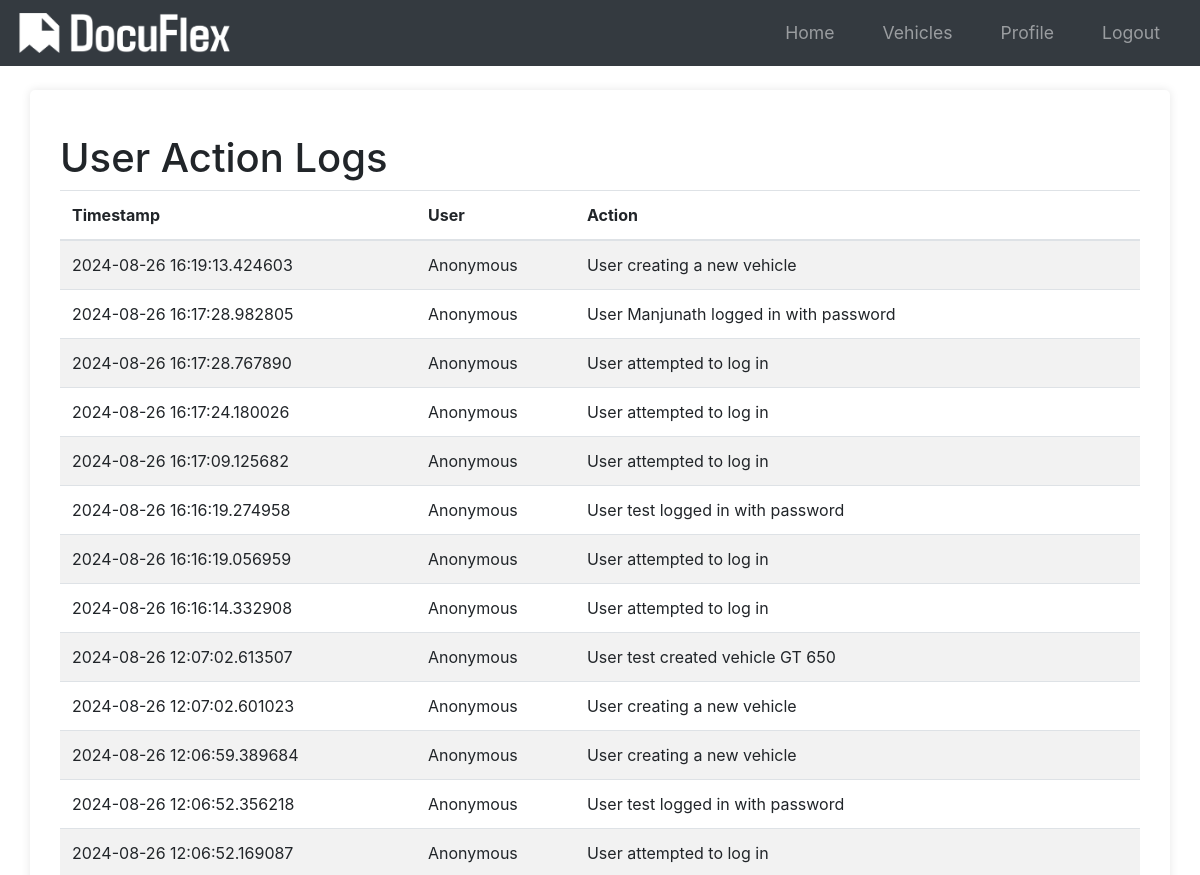
The page /logs (signed in, upper part) on the database as committed earlier.
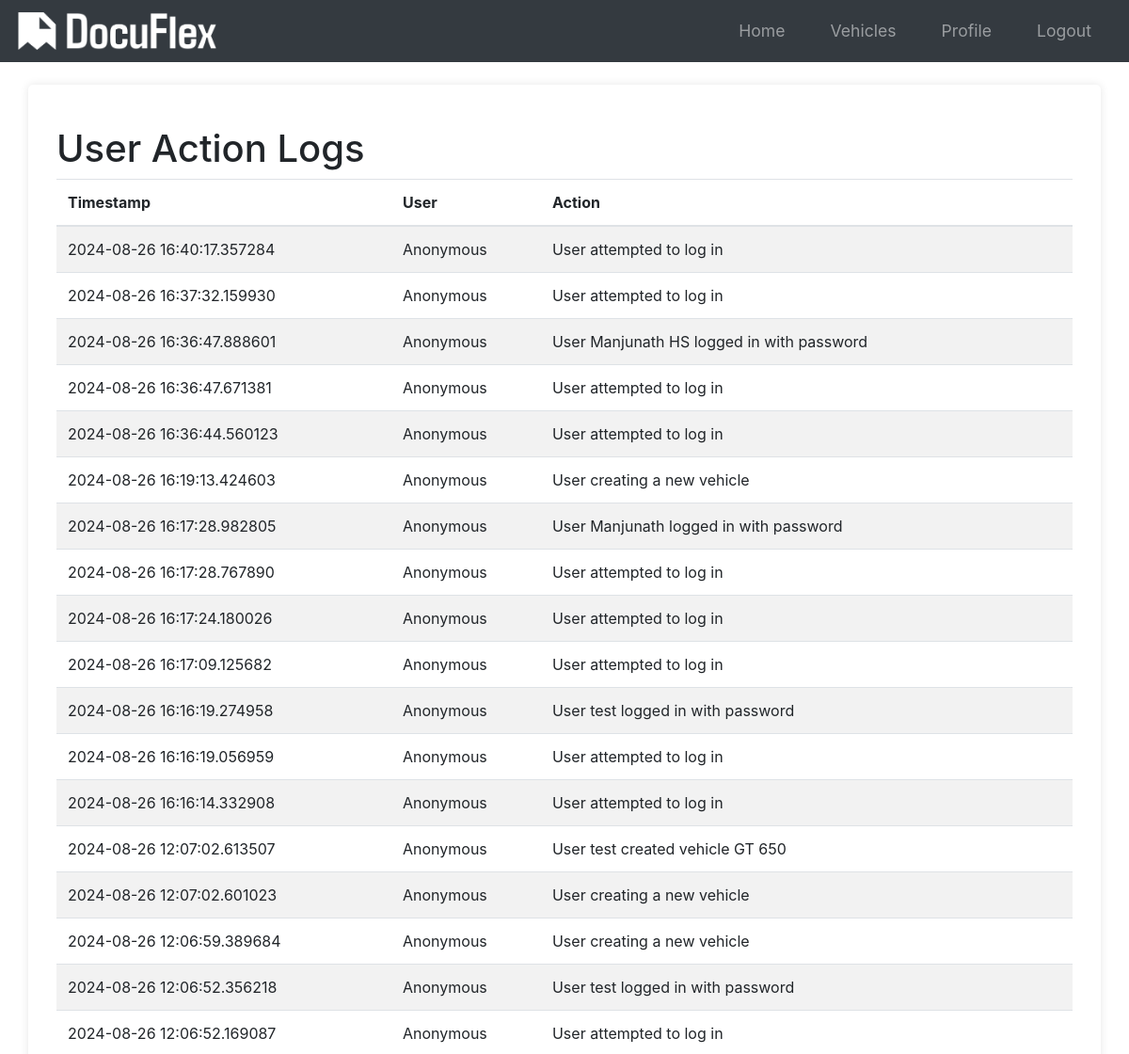
The same page on the database as committed later.
### app/models.py (models this page shows, shortened)
class Log(db.Model):
    id = db.Column(db.Integer, primary_key=True)
    user_id = db.Column(db.Integer, db.ForeignKey("user.id"), nullable=True)
    action = db.Column(db.String(255), nullable=False)
    timestamp = db.Column(db.DateTime, default=datetime.utcnow, nullable=False)

### app/routes.py (the view)
@main.route("/logs")
@login_required  # Ensure only logged-in users can see this
def view_logs():
    logs = Log.query.order_by(Log.timestamp.desc()).all()
    return render_template("view_logs.html", logs=logs)

### app/__init__.py (called while the page is built)
def create_app(config_class=Config):
    app = Flask(__name__)
    app.config.from_object(config_class)
    db.init_app(app)
    bcrypt.init_app(app)
    login_manager.init_app(app)
    mail.init_app(app)
    migrate.init_app(app, db)
    login_manager.login_view = "main.login"
    login_manager.login_message_category = "info"
    from app.models import User
    @login_manager.user_loader
    def load_user(user_id):
        return User.query.get(int(user_id))
    from app.routes import main as main_blueprint
    app.register_blueprint(main_blueprint)
    scheduler = BackgroundScheduler()
    scheduler.add_job(check_document_expirations, "interval", hours=24)
    scheduler.start()
    return app

### app/templates/view_logs.html (shortened to what this page needs)
{% extends "base.html" %}
{% block content %}
<div class="container">
    <h1 class="mt-4">User Action Logs</h1>
    <table class="table table-striped">
        <thead>
            <tr>
                <th scope="col">Timestamp</th>
                <th scope="col">User</th>
                <th scope="col">Action</th>
            </tr>
        </thead>
        <tbody>
            {% for log in logs %}
            <tr>
                <td>{{ log.timestamp }}</td>
                <td>{{ log.user.username if log.user else "Anonymous" }}</td>
                <td>{{ log.action }}</td>
            </tr>
            {% endfor %}
        </tbody>
    </table>
</div>
{% endblock %}

### app/templates/base.html (shortened to what this page needs)
<!DOCTYPE html>
<html lang="en">
<head>
    <link rel="stylesheet" href="{{ url_for('static', filename='styles.css') }}">
    <link rel="stylesheet" href="https://stackpath.bootstrapcdn.com/bootstrap/4.5.2/css/bootstrap.min.css">
    <link rel="stylesheet" href="https://cdnjs.cloudflare.com/ajax/libs/font-awesome/5.15.3/css/all.min.css">
</head>
<body>
    <nav class="navbar navbar-expand-lg navbar-dark bg-dark">
        <a class="navbar-brand" href="{{ url_for('main.index') }}">
            <img src="{{ url_for('static', filename='img/logo.png') }}" alt="Fleet Management Logo">
        </a>
        <div class="collapse navbar-collapse" id="navbarNav">
            <ul class="navbar-nav ml-auto">
                {% if current_user.is_authenticated %}
                    <li class="nav-item">
                        <a class="nav-link" href="{{ url_for('main.home') }}">Home</a>
                    </li>
                    <li class="nav-item">
                        <a class="nav-link" href="{{ url_for('main.list_vehicles') }}">Vehicles</a>
                    </li>
                    <li class="nav-item">
                        <a class="nav-link" href="{{ url_for('main.profile') }}">Profile</a>
                    </li>
                    <li class="nav-item">
                        <a class="nav-link" href="{{ url_for('main.logout') }}">Logout</a>
                    </li>
                {% endif %}
            </ul>
        </div>
    </nav>
    <main class="main-content container mt-4">
        {% block content %}{% endblock %}
    </main>
</body>
</html>

### app/static/styles.css (style rules this page uses)
body { font-family: Arial, sans-serif; margin: 0; padding: 0; background-color: #f4f4f4; }
.container { width: 80%; margin: 0 auto; }
nav ul { list-style-type: none; padding: 0; }
nav ul li { display: inline; margin: 0 15px; }
nav ul li a { color: #fff; text-decoration: none; font-size: 1.1em; }
main { padding: 20px; background-color: #fff; border-radius: 5px; box-shadow: 0 0 10px rgba(0,0,0,0.1); }
body { font-family: Arial, sans-serif; margin: 0; padding: 0; }
nav ul { list-style: none; padding: 0; }
nav ul li { display: inline; margin: 0 1rem; }
nav ul li a { color: #fff; text-decoration: none; }

### app/templates/base.html (style rules this page uses)
html, body { height: 100%; margin: 0; display: flex; flex-direction: column; }
.container { flex: 1; }
.main-content { flex: 1; }
.navbar-brand img { height: 40px; width: auto; }

Rows that differ between the two databases and show on the page:
added Log: timestamp "2024-08-26 16:40:17.357284", user "Anonymous", action "User attempted to log in"
added Log: timestamp "2024-08-26 16:37:32.159930", user "Anonymous", action "User attempted to log in"
added Log: timestamp "2024-08-26 16:36:47.888601", user "Anonymous", action "User Manjunath HS logged in with password"
added Log: timestamp "2024-08-26 16:36:47.671381", user "Anonymous", action "User attempted to log in"
added Log: timestamp "2024-08-26 16:36:44.560123", user "Anonymous", action "User attempted to log in"
